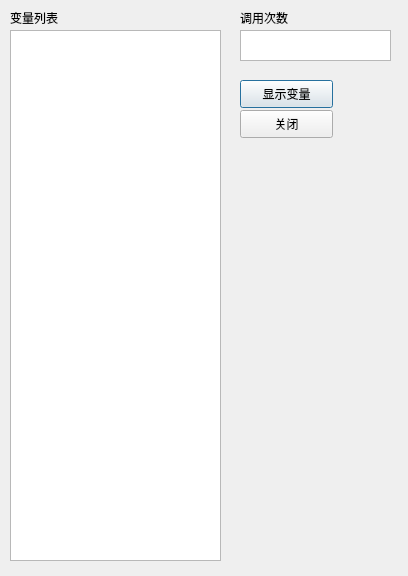
<?xml version="1.0" encoding="UTF-8"?>
<ui version="4.0">
 <class>Pic</class>
 <widget class="QDialog" name="Pic">
  <property name="geometry">
   <rect>
    <x>0</x>
    <y>0</y>
    <width>408</width>
    <height>576</height>
   </rect>
  </property>
  <property name="windowTitle">
   <string>Dialog</string>
  </property>
  <widget class="QPushButton" name="pushButton">
   <property name="geometry">
    <rect>
     <x>240</x>
     <y>80</y>
     <width>93</width>
     <height>28</height>
    </rect>
   </property>
   <property name="text">
    <string>显示变量</string>
   </property>
  </widget>
  <widget class="QPushButton" name="pushButton_2">
   <property name="geometry">
    <rect>
     <x>240</x>
     <y>110</y>
     <width>93</width>
     <height>28</height>
    </rect>
   </property>
   <property name="text">
    <string>关闭</string>
   </property>
  </widget>
  <widget class="QListWidget" name="listWidget">
   <property name="geometry">
    <rect>
     <x>10</x>
     <y>30</y>
     <width>211</width>
     <height>531</height>
    </rect>
   </property>
  </widget>
  <widget class="QListWidget" name="listWidget_2">
   <property name="geometry">
    <rect>
     <x>240</x>
     <y>30</y>
     <width>151</width>
     <height>31</height>
    </rect>
   </property>
  </widget>
  <widget class="QLabel" name="label">
   <property name="geometry">
    <rect>
     <x>10</x>
     <y>10</y>
     <width>72</width>
     <height>15</height>
    </rect>
   </property>
   <property name="text">
    <string>变量列表</string>
   </property>
  </widget>
  <widget class="QLabel" name="label_2">
   <property name="geometry">
    <rect>
     <x>240</x>
     <y>10</y>
     <width>72</width>
     <height>15</height>
    </rect>
   </property>
   <property name="text">
    <string>调用次数</string>
   </property>
  </widget>
 </widget>
 <resources/>
 <connections/>
</ui>
